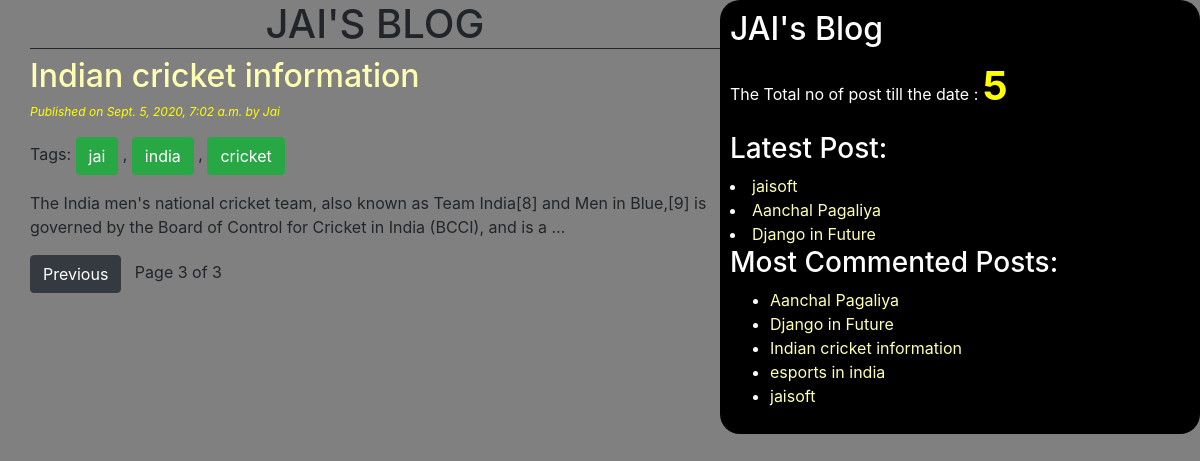
/?page=3, run on the app's committed database.
### blogapp/models.py (models this page shows, shortened)
class Post(models.Model):
    STATUS_CHOICES=(('draft', 'Draft'), ('published', 'Published'))
    title=models.CharField(max_length=256)
    slug=models.SlugField(max_length=256, unique_for_date='publish')
    author=models.ForeignKey(User, related_name='blog_posts', on_delete=models.CASCADE)
    body=models.TextField()
    publish=models.DateTimeField(default=timezone.now)
    created=models.DateTimeField(auto_now_add=True)
    updated = models.DateTimeField(auto_now=True)
    status=models.CharField(max_length=10, choices=STATUS_CHOICES, default='draft')
    objects=CustomManager()
    tags= TaggableManager()
    class Meta:
        ordering = ('-publish',)
    def get_absolute_url(self):
        return reverse('post_detail', args=[self.publish.year, self.publish.strftime('%m'), self.publish.strftime('%d'), self.slug]
        )

### blogapp/views.py (the view)
# urls.py: path('', views.post_list_view),
def post_list_view(request,tag_slug=None):
    post_list=Post.objects.all()
    tag=None
    if tag_slug:
        tag=get_object_or_404(Tag,slug=tag_slug)
        post_list= post_list.filter(tags__in=[tag])
    paginator=Paginator(post_list,2)
    page_number=request.GET.get('page')
    try:
        post_list=paginator.page(page_number)
    except PageNotAnInteger:
        post_list=paginator.page(1)
    except EmptyPage:
        post_list=paginator.page(paginator.num_pages)
    return render(request,'blog/post_list.html',{'post_list':post_list})

### blogapp/models.py (called while the page is built)
    def get_queryset(self):
        return super().get_queryset().filter(status='published')

### blogapp/templatetags/blog_tags.py (called while the page is built)
@register.simple_tag(name='my_tag')
def total_posts():
    return Post.objects.count()

@register.inclusion_tag('blog/latest_post123.html')
def show_latest_posts():
    latest_posts=Post.objects.order_by('-publish')[:3]
    return {'latest_posts':latest_posts}

@register.simple_tag
def get_most_commented_posts(count=5):
    return Post.objects.annotate(total_comments=Count('comments')).order_by('-total_comments')[:count]

### templates/blog/post_list.html (shortened to what this page needs)
<!DOCTYPE html>
{%extends 'blog/base.html'%}
{%block content%}
<h1> JAI'S BLOG</h1>
{%for post in post_list%}
<a href="{{post.get_absolute_url}}"><h2>{{post.title}}</h2></a>
<p id="date">Published on {{post.publish}} by {{post.author|title}}</p>
<p>Tags:
    {%for tag in post.tags.all %}
    <a href="{%url 'post_list_by_tag_name' tag.slug%}" class="btn btn-success">{{tag.name}}</a>
    {%if not forloop.last%},{%endif%}
    {%endfor%}
    </p>
{{post.body|truncatewords:30|linebreaks}}
{%endfor%}
{%include 'blog/pagination.html' with page=post_list%}
{%endblock%}

### templates/blog/base.html (shortened to what this page needs)
<!DOCTYPE html>
{%load blog_tags%}
{%load static%}
<html lang="en" dir="ltr">
  <head>
      <link rel="stylesheet" href="https://stackpath.bootstrapcdn.com/bootstrap/4.5.2/css/bootstrap.min.css">
      <link rel="stylesheet" href="{%static 'css/blog.css'%}">
  </head>
  <body>
  <div class="content">
      {%block content%}
      {%endblock%}
  </div>
  <div class="sidebar">
      <h2>JAI's Blog</h2>
      <p>The Total no of post till the date : <span id="pcount">{%my_tag%}</span></p>
      <h3>Latest Post:</h3>{%show_latest_posts%}
      <h3>Most Commented Posts:</h3>
      {%get_most_commented_posts as most_commented_posts%}
          <ul>
              {%for post in most_commented_posts%}
          <li><a href="{{post.get_absolute_url}}">{{post.title}}</a></li>
          {%endfor%}
          </ul>
  </div>
  </body>
</html>

### templates/blog/latest_post123.html (shortened to what this page needs)
<a>
    {%for post in latest_posts%}
    <li><a href="{{post.get_absolute_url}}" >{{post.title}}</a></li>
    {%endfor%}

### static/css/blog.css (style rules this page uses)
.content { width:60%; float: left; padding: 0 0 0 30px; }
.sidebar { width:40%; float:right; padding: 10px; background : #000; color:white; height:100%; border-radius: 20px; }
h1 { text-align:center; border-bottom:1px solid; }
body { background:grey; }
#date { color:yellow; font-size:12px; font-style:italic; }
a { color:#ffffb3; }
#pcount { font-size: 40px; color: yellow; font-weight: bold; }

### data on the page
Post: title "Indian cricket information", publish "Sept. 5, 2020, 7:02 a.m.", author "Jai", body "The India men's national cricket team, also known as Team India[8] and Men in Blue,[9] is governed by the Board of Control for Cricket in India (BCCI), and is a …"
Tag: name "jai"
Tag: name "india"
Tag: name "cricket"
Post: title "jaisoft"
Post: title "Aanchal Pagaliya"
Post: title "Django in Future"
Post: title "esports in india"

### other printed values
{{ page.number }} "3"
{{ page.paginator.num_pages }} "3"
